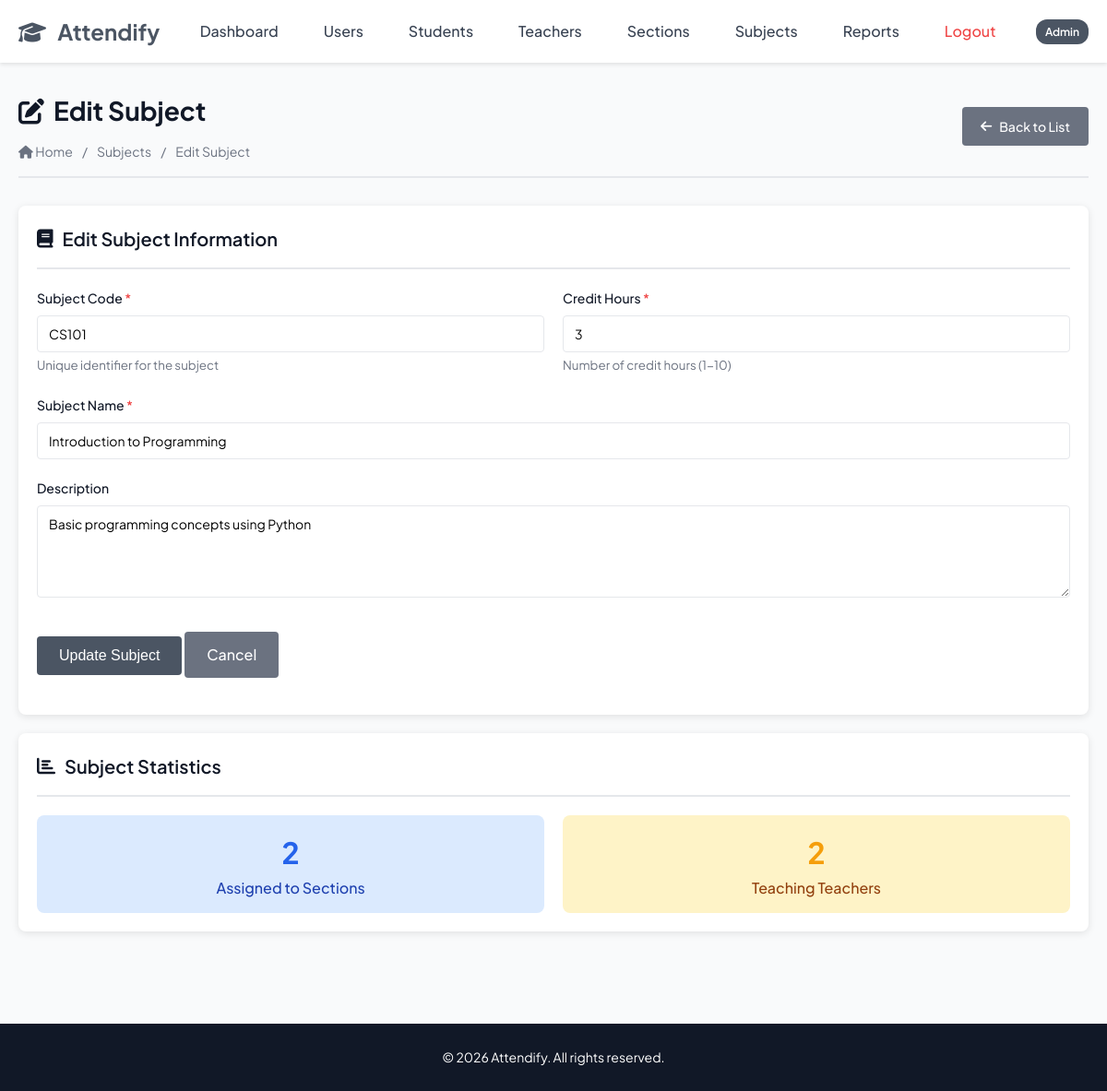
Screenshot of /admin/edit_subject.php?id=1 (signed in) with the database file from the repository.
### tables this page shows
CREATE TABLE `subjects` (
  `subject_id` int(11) NOT NULL AUTO_INCREMENT,
  `subject_code` varchar(20) NOT NULL,
  `subject_name` varchar(100) NOT NULL,
  `credit_hours` int(11) NOT NULL,
  `description` text DEFAULT NULL,
  PRIMARY KEY (`subject_id`),
  UNIQUE KEY `subject_code` (`subject_code`),
  KEY `idx_subject_code` (`subject_code`),
  KEY `idx_subject_name` (`subject_name`)
);

### config.php (called while the page is built, shortened)
<?php
function e($string) {
    return htmlspecialchars($string, ENT_QUOTES, 'UTF-8');
}
?>

### admin/edit_subject.php (the view, shortened to what this page needs)
<?php
require_once '../config.php';
$subject_id = isset($_GET['id']) ? intval($_GET['id']) : 0;
$sql = "SELECT * FROM SUBJECTS WHERE subject_id = ?";
$stmt = $conn->prepare($sql);
$stmt->bind_param("i", $subject_id);
$stmt->execute();
$result = $stmt->get_result();
$subject = $result->fetch_assoc();
include '../includes/header.php';
?>
<div class="page-header">
    <div>
        <h1><i class="fas fa-edit"></i> Edit Subject</h1>
        <div class="breadcrumb">
            <a href="dashboard.php"><i class="fas fa-home"></i> Home</a>
            <span>/</span>
            <a href="list_subjects.php">Subjects</a>
            <span>/</span>
            <span>Edit Subject</span>
        </div>
    </div>
    <div>
        <a href="list_subjects.php" class="btn btn-secondary">
            <i class="fas fa-arrow-left"></i> Back to List
        </a>
    </div>
</div>
<div class="card">
    <div class="card-header">
        <h2 class="card-title"><i class="fas fa-book"></i> Edit Subject Information</h2>
    </div>
    <div class="card-body">
        <form method="POST" action="">
            <div class="form-row">
                <div class="form-group">
                    <label for="subject_code" class="required">Subject Code</label>
                    <input
                        type="text"
                        id="subject_code"
                        name="subject_code"
                        placeholder="e.g., CS101"
                        required
                        value="<?php echo e($subject['subject_code']); ?>"
                    >
                    <small class="text-muted">Unique identifier for the subject</small>
                </div>
                <div class="form-group">
                    <label for="credit_hours" class="required">Credit Hours</label>
                    <input
                        type="number"
                        id="credit_hours"
                        name="credit_hours"
                        placeholder="Enter credit hours"
                        required
                        min="1"
                        max="10"
                        value="<?php echo e($subject['credit_hours']); ?>"
                    >
                    <small class="text-muted">Number of credit hours (1-10)</small>
                </div>
            </div>
            <div class="form-group">
                <label for="subject_name" class="required">Subject Name</label>
                <input
                    type="text"
                    id="subject_name"
                    name="subject_name"
                    placeholder="Enter full subject name"
                    required
                    value="<?php echo e($subject['subject_name']); ?>"
                >
            </div>
            <div class="form-group">
                <label for="description">Description</label>
                <textarea
                    id="description"
                    name="description"
                    placeholder="Enter subject description"
                    rows="4"
                ><?php echo e($subject['description']); ?></textarea>
            </div>
            <div class="form-group" style="margin-top: 30px;">
                <button type="submit" class="btn btn-primary btn-lg">
                    Update Subject
                </button>
                <a href="list_subjects" class="btn btn-secondary btn-lg">
                    Cancel
                </a>
            </div>
        </form>
    </div>
</div>
<?php
$stats_sql = "SELECT
    COUNT(DISTINCT ss.section_id) as sections_count,
    COUNT(DISTINCT ss.teacher_id) as teachers_count
FROM SECTION_SUBJECTS ss
WHERE ss.subject_id = ?";
$stats_stmt = $conn->prepare($stats_sql);
$stats_stmt->bind_param("i", $subject_id);
$stats_stmt->execute();
$stats_result = $stats_stmt->get_result();
$stats = $stats_result->fetch_assoc();
?>
<div class="card" style="margin-top: 20px;">
    <div class="card-header">
        <h2 class="card-title"><i class="fas fa-chart-bar"></i> Subject Statistics</h2>
    </div>
    <div class="card-body">
        <div style="display: grid; grid-template-columns: repeat(auto-fit, minmax(200px, 1fr)); gap: 20px;">
            <div style="text-align: center; padding: 15px; background-color: #dbeafe; border-radius: 8px;">
                <div style="font-size: 32px; font-weight: bold; color: #2563eb;"><?php echo $stats['sections_count']; ?></div>
                <div style="color: #1e40af; font-weight: 500;">Assigned to Sections</div>
            </div>
            <div style="text-align: center; padding: 15px; background-color: #fef3c7; border-radius: 8px;">
                <div style="font-size: 32px; font-weight: bold; color: #f59e0b;"><?php echo $stats['teachers_count']; ?></div>
                <div style="color: #92400e; font-weight: 500;">Teaching Teachers</div>
            </div>
        </div>
    </div>
</div>
<?php
include '../includes/footer.php';
?>

### css/styles.css (style rules this page uses)
* { margin: 0; padding: 0; box-sizing: border-box; }
:root { --primary-color: #4b5563; --secondary-color: #6366f1; --danger-color: #ef4444; --warning-color: #f59e0b; --info-color: #3b82f6; --dark-color: #111827; --light-color: #f9fafb; --white-color: #ffffff; --border-color: #e5e7eb; --text-color: #374151; --text-muted: #6b7280; --success-color: #10b981; }
body { font-family: 'Plus Jakarta Sans', sans-serif; font-size: 16px; line-height: 1.6; color: var(--text-color); background-color: var(--light-color); }
a { text-decoration: none; color: var(--primary-color); transition: color 0.3s ease; }
.card { background-color: var(--white-color); border-radius: 8px; box-shadow: 0 2px 8px rgba(0, 0, 0, 0.1); padding: 20px; margin-bottom: 20px; }
.card-header { border-bottom: 2px solid var(--border-color); padding-bottom: 15px; margin-bottom: 20px; }
.card-title { font-size: 20px; font-weight: 600; color: var(--dark-color); display: flex; align-items: center; gap: 10px; }
.card-body { padding: 0; }
.form-group { margin-bottom: 20px; }
label { display: block; margin-bottom: 8px; font-weight: 500; color: var(--dark-color); font-size: 14px; }
label.required::after { content: " *"; color: var(--danger-color); }
input[type="text"], input[type="email"], input[type="password"], input[type="number"], input[type="date"], input[type="time"], input[type="tel"], select, textarea { width: 100%; padding: 10px 12px; border: 1px solid var(--border-color); border-radius: 4px; font-size: 14px; font-family: inherit; transition: all 0.3s ease; }
textarea { resize: vertical; min-height: 100px; }
.form-row { display: grid; grid-template-columns: repeat(auto-fit, minmax(250px, 1fr)); gap: 20px; }
.btn { display: inline-flex; align-items: center; gap: 8px; padding: 10px 20px; border: none; border-radius: 4px; font-size: 14px; font-weight: 500; cursor: pointer; text-decoration: none; }
.btn-primary { background-color: var(--primary-color); color: var(--white-color); }
.btn-secondary { background-color: #6b7280; color: var(--white-color); }
.btn-lg { padding: 12px 24px; font-size: 16px; }
.page-header { display: flex; justify-content: space-between; align-items: center; margin-bottom: 30px; padding-bottom: 15px; border-bottom: 2px solid var(--border-color); }
.page-header h1 { font-size: 28px; color: var(--dark-color); display: flex; align-items: center; gap: 10px; }
.breadcrumb { display: flex; gap: 10px; align-items: center; font-size: 14px; color: var(--text-muted); margin-top: 10px; }
.breadcrumb a { color: var(--text-muted); }
.text-muted { color: var(--text-muted); }

### rows the page displays
subjects: subject_code "CS101", credit_hours "3", subject_name "Introduction to Programming", description "Basic programming concepts using Python"

### other values shown
$_SESSION['user_type'] "Admin"
$stats['sections_count'] "2"
$stats['teachers_count'] "2"
